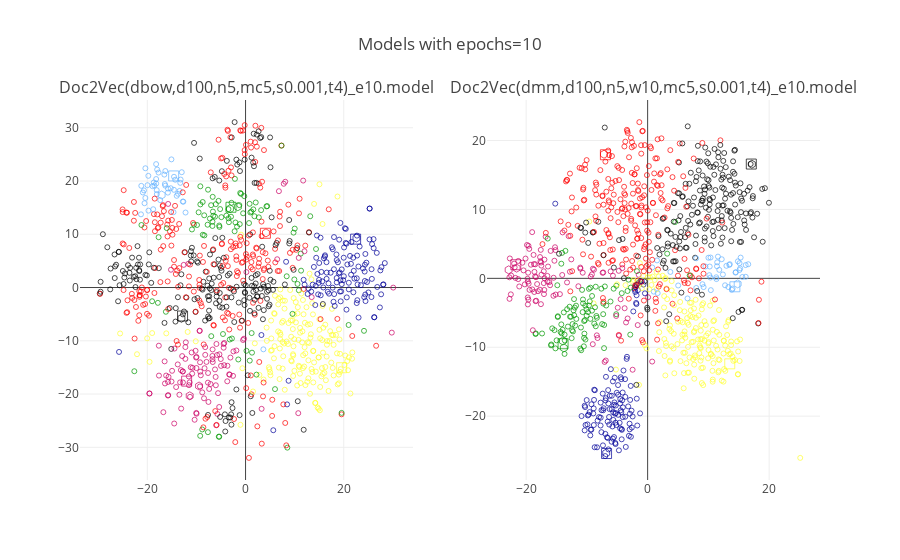

Here is the notebook cell this chart was saved with:
### Code cell
pyoff.iplot(fig3, filename='tsnePlot1_epochs10<b')

### Figure 1 — Plotly figure (JSON) as saved in the notebook; plotly's stock layout.template omitted (floating-point values rounded to 4 significant figures; data arrays with more than 128 entries replaced by an {"elided": "..."} marker saying what was removed)
{"data": [{"marker": {"color": {"elided": "1008 str values"}, "line": {"color": "black", "width": 1}, "showscale": false, "size": {"elided": "1008 int values"}, "symbol": {"elided": "1008 int values"}}, "mode": "markers", "text": {"elided": "1008 str values"}, "type": "scatter", "x": {"elided": "1008 float values"}, "xaxis": "x1", "y": {"elided": "1008 float values"}, "yaxis": "y1"}, {"marker": {"color": {"elided": "1008 str values"}, "line": {"color": "black", "width": 1}, "showscale": false, "size": {"elided": "1008 int values"}, "symbol": {"elided": "1008 int values"}}, "mode": "markers", "text": {"elided": "1008 str values"}, "type": "scatter", "x": {"elided": "1008 float values"}, "xaxis": "x2", "y": {"elided": "1008 float values"}, "yaxis": "y2"}], "layout": {"annotations": [{"font": {"size": 16}, "showarrow": false, "text": "Doc2Vec(dbow,d100,n5,mc5,s0.001,t4)_e10.model", "x": 0.225, "xanchor": "center", "xref": "paper", "y": 1, "yanchor": "bottom", "yref": "paper"}, {"font": {"size": 16}, "showarrow": false, "text": "Doc2Vec(dmm,d100,n5,w10,mc5,s0.001,t4)_e10.model", "x": 0.775, "xanchor": "center", "xref": "paper", "y": 1, "yanchor": "bottom", "yref": "paper"}], "showlegend": false, "title": "Models with epochs=10", "xaxis1": {"anchor": "y1", "domain": [0, 0.45]}, "xaxis2": {"anchor": "y2", "domain": [0.55, 1]}, "yaxis1": {"anchor": "x1", "domain": [0, 1]}, "yaxis2": {"anchor": "x2", "domain": [0, 1]}}}
